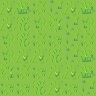

This is a level from a 2D game, rendered from its Tiled map with the project's own tilesets. A one-line summary and the map file follow, with tile-layer data summarised:
An orthogonal 6x6 tile map with 16x16 px tiles, 2 tile layers (Second, First).

<map version="1.9" tiledversion="1.9.0" orientation="orthogonal" renderorder="right-down" width="6" height="6" tilewidth="16" tileheight="16" infinite="0" nextlayerid="3" nextobjectid="1">
 <tileset firstgid="1" source="Grasslands.tsx" />
 <layer id="2" name="Second" width="6" height="6">
  <data>[36 cells, 36 non-empty, 9 distinct tile ids]</data>
 </layer>
 <layer id="1" name="First" width="6" height="6">
  <data>[36 cells, 16 non-empty, 7 distinct tile ids]</data>
 </layer>
</map>
